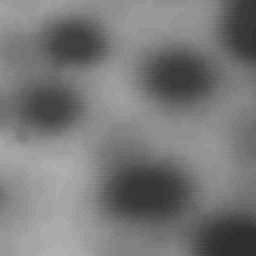
%> input picture project10/img/Fig1056(a)(blob_original).tif, 128 x 128 px (shown 2 times larger)
$ octave example1011.m   (GNU Octave 9; MATLAB toolbox functions it lacks are replaced by stand-ins)
%> lines starting %> are read from the running program, lines starting %| are printed output that depends on the picture; in (x1, y1, x2, y2) boxes, pixels count from 0 and x2, y2 are one past the last pixel; in counts of white or black regions, pixels touching at a corner belong together; the program's own positions count from 1
%   使用梯度的分水岭分割
f=imread('img/Fig1056(a)(blob_original).tif');
%> f: size 128x128 uint8; min 4, max 120, mean 71.2
imshow(f);
h = fspecial('sobel');
fd = double(f);
g = sqrt(imfilter(fd,h,'replicate').^2 + imfilter(fd,h','replicate').^2);
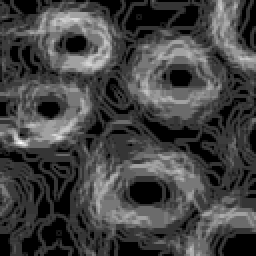
%> g: size 128x128 double (shown 2 times larger); min 0, max 75.89, mean 20.4; drawn with min black and max white
figure,imshow(g);
%> after `imshow(g)`:
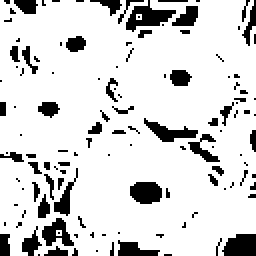
%> displayed picture: size 128x128, on the screen's scale of 0 to 255 (shown 2 times larger); 84.9% white; 125 black regions (94 under 20 px), largest, box (x1, y1, x2, y2) and area: (63, 0, 88, 16) 182, (111, 117, 128, 128) 159, (65, 91, 81, 102) 147
L = watershed(g);
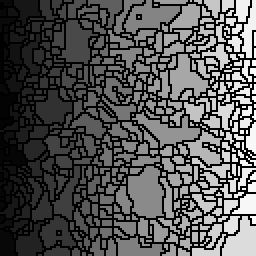
%> L: size 128x128 uint16 (shown 2 times larger); min 0, max 499, mean 163.5; drawn with min black and max white
wr = L == 0;
%> wr: size 128x128 logical; 34% white in thin lines or dots
figure,imshow(wr);
g2=imclose(imopen(g,ones(3,3)),ones(3,3));
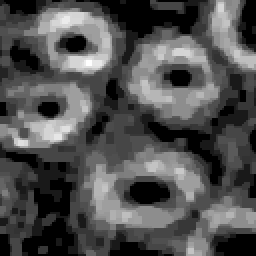
%> g2: size 128x128 double (shown 2 times larger); min 0, max 57.69, mean 18.2; drawn with min black and max white
L2=watershed(g2);
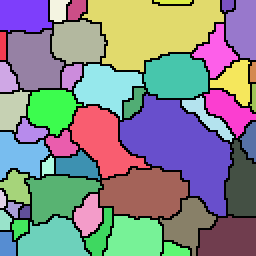
%> L2: size 128x128 uint8 (shown 2 times larger); 49 distinct labels, from 0 to 48; one colour per label, 0 black
wr2=L2==0;
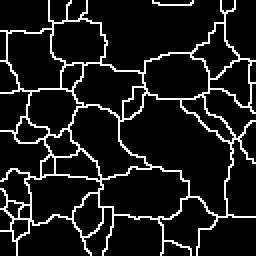
%> wr2: size 128x128 logical (shown 2 times larger); 10.5% white in thin lines or dots
f2=f;
f2(wr2)=255;
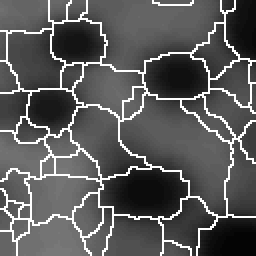
%> f2: size 128x128 uint8 (shown 2 times larger); min 4, max 255, mean 90.2
figure,imshow(L2);
